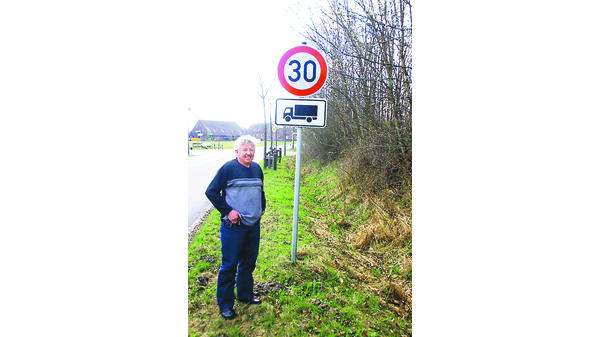
#> input picture Verkehrsschilderkenner/30_test_3.jpg, 600 x 337 px
$ jupyter execute --allow-errors Verkehrsschilderkenner.ipynb
#> lines starting #> are read from the running program, lines starting #| are printed output that depends on the picture; after the words box and inside, x2 and y2 are one past the last pixel; in counts of white or black regions, pixels touching at a corner belong together; long printed decimals are rounded
#> further down, img_1 is the input picture: shape (337, 600, 3); mean R, G, B 217.5, 220.5, 211.1
### util.py
import cv2
import numpy as np
from skimage import io
from matplotlib import pyplot as plt
import math

# mode 0 vertikal spiegeln, mode 1 horizontal
# [15 lines left out: function mirror_img, not called in this run]

# transform image to grayscale
def rgb2gray(img):
    # Source BildverarbeitungBuch: 12.2.1 Umwandlung in Grauwertbilder
    imgCopy = np.copy(img)
    gray = ((imgCopy[:, :, 0] * 0.299) + (imgCopy[:, :, 1] * 0.587) + (imgCopy[:, :, 2] * 0.114)).astype(int)
    return gray

# create Histogramm. bins are optionally implemented
# [14 lines left out: function computeHisto, not called in this run]

# print your image
def printImage(t_img, grayscale=True):
    if grayscale:
        io.imshow(t_img, cmap=plt.cm.gray)
        io.show()
    else:
        io.imshow(t_img)
        io.show()

# print your Historgram
def printHisto(t_histo, t_img=""):
    # plot image
    if t_img is not "":
        printImage(t_img, grayscale=True)
    # plot histogram
    n = t_histo.size
    x = range(n)
    width = 1
    plt.bar(x, t_histo, width, color="blue")
    plt.xlim([0, n - 1])
    plt.show()

# [5 lines left out: function apply_lut, not called in this run]

def cum_histo(histo, normalized=True):
    kum_his = np.zeros(histo.shape, int)
    for i, entry in enumerate(histo):
        if i == 0:
            kum_his[i] = histo[i]
        else:
            kum_his[i] = kum_his[i-1] + histo[i]
    if normalized:
        return kum_his / kum_his[kum_his.size - 1]
    return kum_his

# [11 lines left out: function match_Histo, not called in this run]

def filter(in_image, filter, off, edge='none'):
#> called with filter = array of shape (3, 3), off = 1, edge = 'continue'
    copy_img = in_image.copy()
    width = copy_img.shape[0]
#> width = 337
    height = copy_img.shape[1]
#> height = 600

    for v in range(off, height - off):
        for u in range(off, width - off):
            # fill the pixel vector P for filter position u,v)
            sum = 0
            for j in range(0, filter.shape[0]):
                for i in range(0, filter.shape[1]):
                    c = filter[i][j]
                    a_idx = u + (i - int(filter.shape[0] / 2))
                    b_idx = v + (j - int(filter.shape[1] / 2))

                    # handle padding
                    if a_idx >= 0 and a_idx < width and b_idx >= 0 and b_idx < height:
                        p = copy_img[a_idx][b_idx]
                    else:
                        if edge.__eq__('min'):
                            p = 0
                        elif edge.__eq__('max'):
                            p = 255
                        elif edge.__eq__('continue'):
                            if a_idx < 0:
                                a_idx = 0
                            elif a_idx >= width:
                                a_idx = width - 1
                            if b_idx < 0:
                                b_idx = 0
                            elif b_idx >= height:
                                b_idx = height - 1
                            p = copy_img[a_idx][b_idx]
                        else:
                            p = copy_img[a_idx][b_idx]

                    sum = sum + c * p
            q = int(sum)
            in_image[u][v] = q
    return in_image

# [20 lines left out: function medianFilter, not called in this run]

sobel_1 = np.array([[1,2,1]]) / 4
sobel_2 = np.array([[-1,0,1]]) / 2

def horizontal(img):
    img_copy = img.copy()
    return filter(img_copy, np.transpose(sobel_1) @ sobel_2, 1, "continue")


def vertical(img):
    img_copy = img.copy()
    return filter(img_copy, np.transpose(sobel_2) @ sobel_1, 1, "continue")
#> call 2 of filter, with filter = array of shape (3, 3), off = 1, edge = 'continue'
#> after the loop in filter (call 2), `for v in range(off, height - off):`:
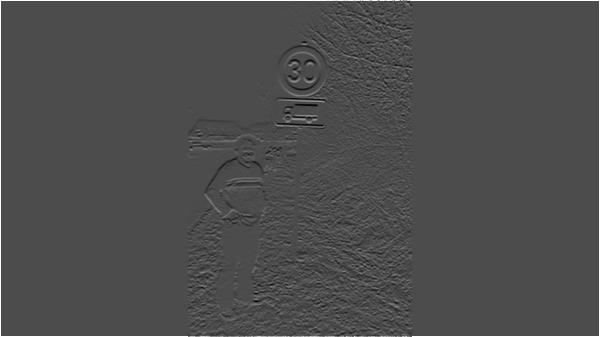
#> in_image: shape (337, 600) int64; min -109, max 255, mean 2.1; drawn with min black and max white


def gradient(img):
    return np.sqrt(horizontal(img)**2 + vertical(img)**2)

def get_r_idx(r, max, step):
    result = r / max * step
    return result if round(result) < step else result - 1

# [95 lines left out: functions linearHT, linearHT_th, printEdge, sequential_labelling, to_bin, not called in this run]


def dilate(in_image, filter, iter_num):
#> called with filter = array of shape (3, 3), iter_num = 1
    new_img = in_image.copy()

    for x in range(0, iter_num):
        t_img = np.zeros(new_img.shape)

        jc = int((filter.shape[0] - 1) / 2)
        ic = int((filter.shape[1] - 1) / 2)

        for j in range(0, filter.shape[0]):
            for i in range(0, filter.shape[1]):
                if filter[j][i] == 1:
                    tmp = np.roll(new_img, j - jc, axis=0)

                    # fix np.roll rollover (2,3,4 -> left shift 4,2,3 we want 0, 2, 3)
                    if j - jc < 0:
                        tmp[tmp.shape[0] + (j - jc):] = 0
                    elif j - jc > 0:
                        tmp[:(j - jc)] = 0

                    tmp = np.roll(tmp, i - ic, axis=1)
                    if i - ic < 0:
                        tmp[:, tmp.shape[1] + (i - ic):] = 0
                    elif i - ic > 0:
                        tmp[:, :(i - ic)] = 0

                    t_img = np.fmax(tmp, t_img)
        new_img = t_img

    return new_img


# [25 lines left out: functions erode, open, close, not called in this run]

### Verkehrsschilderkenner.ipynb
[cell 1]
import numpy as np
from skimage import io
from skimage import color
import util as ut
import math
import matplotlib.pyplot as plt
from skimage import util as skutil
import cv2
from PIL import Image

# Verkehrsschilderkenner

1) Kontrastanpassung & Kantendetektion
2) Objekte erkennen (Dreiecke, Kreise,...)
3) Auf ein Demo/Standard-schild transformieren
4) Hintergrund weiß setzen
5) Erkennen um welches Schild es sich handelt

[cell 2]
#img_1 = io.imread("Verkehrsschilderkenner/Verkehrsschilder.jpg")
#img_1 = io.imread("Verkehrsschilderkenner/30_test.jpg")
#img_1 = io.imread("Verkehrsschilderkenner/30_ref.jpg")
img_1 = io.imread("Verkehrsschilderkenner/30_test_3.jpg")
#img_1 = io.imread("Verkehrsschilderkenner/test.jpg")
ut.printImage(img_1,False)

img_1_gray = ut.rgb2gray(img_1)
# image = img_1_gray.astype('uint8')

# Kantendetektion
imgOut_gradient = ut.gradient(img_1_gray)
ut.printImage(imgOut_gradient)
# image = imgOut_gradient.astype('uint8')

# Image.fromarray(imgOut_gradient).convert("RGB").save('Gradient_Version.jpg')

# Version 2 mit Canny
'''
image_gray = ut.rgb2gray(img_1).astype('uint8')
edges = cv2.Canny(image_gray, threshold1=100, threshold2=300)
kernel = np.ones((5,5),np.uint8)
dilate = cv2.dilate(edges,kernel,iterations = 2)
erosion = cv2.erode(dilate,kernel,iterations = 1)
edges = erosion
ut.printImage(erosion)
'''

[cell 3]
# Rauschen ausbessern durch Morphologische Filter
full = np.array([
    [1, 1, 1],
    [1, 1, 1],
    [1, 1, 1]
])

# img_circles = ut.erode(imgOut_gradient, full, 1)
#img_circles = ut.erode(img_circles, fullcircle, 1)
img_circles = ut.dilate(imgOut_gradient, full, 1)
#img_circles = ut.dilate(img_circles, full, 1)
ut.printImage(img_circles)

# [4 lines of commented-out code are left out]
image = (img_circles).astype('uint8')

# Image.fromarray(img_circles).convert("RGB").save('Gradient_Version.jpg')

[cell 4]
from skimage.feature import canny

#> (the rest of this cell did not finish here and is left out)

#### Detect Triangles

[cell 5]
def detect_triangle(img):
    img = img.copy()
    ut.printImage(img)

    params = cv2.SimpleBlobDetector_Params()

    params.filterByArea = True
    params.minArea = 2000
    params.maxArea = 100000000

    params.filterByColor = False
    params.blobColor = 255

    params.filterByConvexity = True
    params.minConvexity = 0.3

    params.filterByCircularity = True
    params.minCircularity = 0.55
    params.maxCircularity = 0.7

    params.minThreshold = 10
    params.maxThreshold = 200


    blobdet = cv2.SimpleBlobDetector_create(params)

    scaled_im = 255 - (img.astype(np.float32) * 255 / np.max(img)).astype(np.uint8)
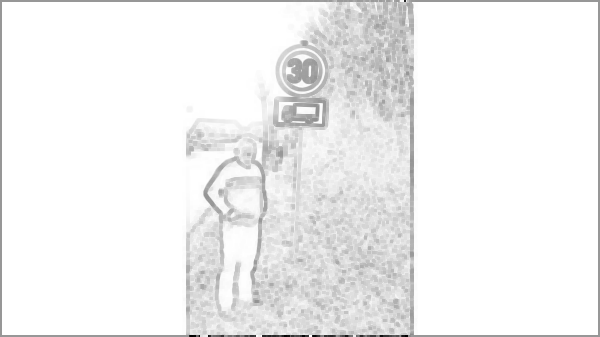
#> scaled_im: shape (337, 600); min 0, max 255, mean 241.4
    keypoints = blobdet.detect(scaled_im)
#> keypoints = 1 keypoints; (x, y, size): (299, 168, 568.6)

    for k in keypoints:
        k.size *= 1.7
#> this loop made 1 pass

    blank = np.zeros((1, 1))
    blobs = cv2.drawKeypoints(img, keypoints, blank, (0, 255, 0),cv2.DRAW_MATCHES_FLAGS_DRAW_RICH_KEYPOINTS)

    text = "Number of Triangular Blobs: " + str(len(keypoints))
#> text = 'Number of Triangular Blobs: 1'
    print(text)
#| Number of Triangular Blobs: 1

    ut.printImage(blobs)
    return keypoints


keypoints_triangle = detect_triangle(image)
#> keypoints_triangle = 1 keypoints; (x, y, size): (299, 168, 966.6)

#### Detect Circles

[cell 6]
def detect_ellipse(img, minArea, minCircularity, maxCircularity):
    # ut.printImage(img)
#> called with minArea = 1000, minCircularity = 0.8, maxCircularity = 1
    params = cv2.SimpleBlobDetector_Params()

    params.filterByColor = False
    #params.blobColor = 255

    params.filterByArea = True
    params.minArea = minArea #20000 #1000
    params.maxArea = 100000000

    params.filterByCircularity = True
    params.minCircularity = minCircularity
    params.maxCircularity = maxCircularity

    params.filterByConvexity = True
    params.minConvexity = 0.7

    params.filterByInertia = True
    #params.minInertiaRatio = 0.8
    params.minInertiaRatio = 0.3

    params.minThreshold = 1
    params.maxThreshold = 255

    detector = cv2.SimpleBlobDetector_create(params)

    keypoints = detector.detect(img)
#> keypoints = 1 keypoints; (x, y, size): (302, 71, 40.4)

    blank = np.zeros((1, 1))
    blobs = cv2.drawKeypoints(img, keypoints, blank, (0, 255, 0), cv2.DRAW_MATCHES_FLAGS_DRAW_RICH_KEYPOINTS)

    text = "Number of Circular Blobs: " + str(len(keypoints))
#> text = 'Number of Circular Blobs: 1'
    print(text)
#| Number of Circular Blobs: 1

    ut.printImage(blobs)

    return keypoints

def detect_circles(img, minArea):
    return detect_ellipse(img, minArea, 0.8, 1)

keypoints_circle = []
keypoints_circle_1 = detect_circles(image, 1000)
#> keypoints_circle_1 = 1 keypoints; (x, y, size): (302, 71, 40.4)
keypoints_circle_2 = detect_circles(image, 20000)
#| Number of Circular Blobs: 0
#> keypoints_circle_2 = ()
for points in keypoints_circle_1:
    keypoints_circle.append(points)
#> this loop made 1 pass
#> points on pass 1: keypoint at (301.9, 70.6), size 40.4
#> after the loop, keypoints_circle = 1 keypoints; (x, y, size): (302, 71, 40.4)
for points in keypoints_circle_2:
    keypoints_circle.append(points)
#> this loop made 0 passes

#### Detect Ellipses

[cell 7]
keypoints_TfCircle_1 = detect_ellipse(image, 1000, 0.8, 0.95)
#| Number of Circular Blobs: 1
#> keypoints_TfCircle_1 = 1 keypoints; (x, y, size): (302, 71, 40.4)
keypoints_TfCircle_2 = detect_ellipse(image, 20000, 0.8, 0.95)
#| Number of Circular Blobs: 0
#> keypoints_TfCircle_2 = ()

for points in keypoints_TfCircle_1:
    keypoints_circle.append(points)
#> after the loop, keypoints_circle = 2 keypoints; (x, y, size): (302, 71, 40.4), (302, 71, 40.4)
for points in keypoints_TfCircle_2:
    keypoints_circle.append(points)

    #print(points.angle)
    #print(points.octave)

#### detect everything for canny version

#> (a cell that did not finish here is left out)

### Erase the Background and just leave the potential signs

[cell 9]
def just_circles(keyP, img):
    img = img.copy()
    empty_img = np.zeros([img.shape[0], img.shape[1]],dtype=np.uint8)
    empty_img.fill(255)
#> empty_img: shape (337, 600); every value is 255

    blank = np.zeros((1, 1))
    blobs = cv2.drawKeypoints(empty_img, keyP, blank, (0,0,0),
                              cv2.DRAW_MATCHES_FLAGS_DRAW_RICH_KEYPOINTS)

    # Fill circles
    gray = cv2.cvtColor(blobs, cv2.COLOR_BGR2GRAY)
    #ut.printImage(gray)
    th, im_th = cv2.threshold(gray, 127, 255, cv2.THRESH_BINARY_INV)
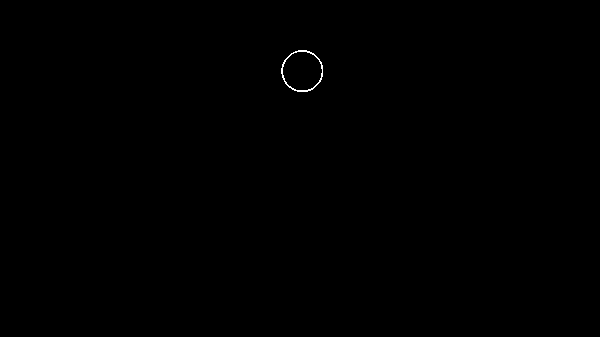
#> im_th: shape (337, 600); 0.1% white in thin lines or dots, all inside (x1, y1, x2, y2) = (281, 50, 323, 92)

    # Copy the thresholded image
    im_floodfill = im_th.copy()

    # Mask used to flood filling.
    # NOTE: the size needs to be 2 pixels bigger on each side than the input image
    h, w = im_th.shape[:2]
#> h = 337; w = 600
    mask = np.zeros((h+2, w+2), np.uint8)

    # Floodfill from point (0, 0)
    cv2.floodFill(im_floodfill, mask, (0,0), 255)
#> im_floodfill: shape (337, 600); 99.4% white; 1 black region, box (x1, y1, x2, y2) and area: (283, 52, 322, 90) 1172

    # Invert floodfilled image
    im_floodfill_inv = cv2.bitwise_not(im_floodfill)

    # Combine the two images to get the foreground
    circles_inv = im_th | im_floodfill_inv
#> circles_inv: shape (337, 600); 0.68% white; 1 white region, box (x1, y1, x2, y2) and area: (281, 50, 323, 92) 1384
    circles_pic = 255-circles_inv
    ut.printImage(circles_pic)

    return circles_pic


# Leave just the circles in the picture
circles = just_circles(keypoints_circle, image)
triangles = just_circles(keypoints_triangle, image)
#> in just_circles (call 2), `blobs = cv2.drawKeypoints(empty_img, keyP, blank, (0,0,0), cv2.DRAW_MA..`: blobs: shape (337, 600, 3); every value is 255
#> in just_circles (call 2), `th, im_th = cv2.threshold(gray, 127, 255, cv2.THRESH_BINARY_INV)`: im_th: shape (337, 600); every value is 0
#> (the rest of this cell did not finish here and is left out)

[cell 10]
def blobsOnImg(img, blobPic):
    # Blobb Maske auf Ursprüngliches Bild anwenden
    #img = img.copy()
    blank = np.zeros(img.shape, int)
    blank = 255-blank
    #inv = 255-blobPic
    width = img.shape[0]
#> width = 337
    height = img.shape[1]
#> height = 600
    for i in range(width):
        for j in range(height):
            if (blobPic[i][j] != 255):
                blank[i][j] = img[i][j]
    ut.printImage(blank)
#> in printImage (call 12), `io.show()`:
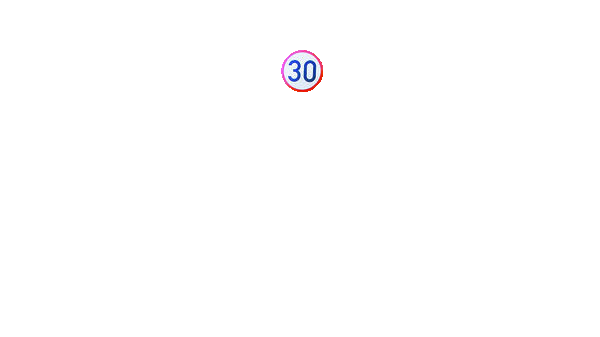
#> shown: shape (337, 600, 3); mean R, G, B 254.6, 254.4, 254.7

    # Kreise in Areas teilen
    #circles_bin = ut.to_bin(inv)
    #ut.printImage(circles_bin,False)

    #ut.sequential_labelling(circles_bin, False)
    return blank

blobImg = blobsOnImg(img_1, circles)
triImage = blobsOnImg(img_1, triangles)
#> after the loop in blobsOnImg (call 2), `for i in range(width):`: blank: shape (337, 600, 3) int64; every value is 255
#> (the rest of this cell did not finish here and is left out)

#### Teile Areas in einzelne Bilder

[cell 11]
def zoom(img, keypoints):
    set = list()
    #img = img.copy()
    #img = cv2.drawKeypoints(img, keypoints, img, (0, 255, 0))
    for kp in keypoints:
        minX = int(kp.pt[0]-kp.size/2)
        maxX = int(kp.pt[0]+kp.size/2+1)
        minY = int(kp.pt[1]-kp.size/2)
        maxY = int(kp.pt[1]+kp.size/2+1)
        # print(minX, maxX, minY, maxY)

        set.append(img[minY:maxY,minX:maxX])
#> this loop made 2 passes
#> (kp, minX, maxX, minY, maxY) on passes 1 to 2: (keypoint at (301.9, 70.6), size 40.4, 281, 323, 50, 91), (keypoint at (301.9, 70.6), size 40.4, 281, 323, 50, 91)
#> after the loop, set = 2 items
    return set


zoomCircles = zoom(blobImg, keypoints_circle)
#> zoomCircles = 2 items
zoomTriangles = zoom(triImage, keypoints_triangle)
#> the loop in zoom (call 2), `for kp in keypoints:` made 1 pass
#> (kp, minX, maxX, minY, maxY) on pass 1: (keypoint at (299.5, 167.8), size 966.6, -183, 783, -315, 652)
#> zoomTriangles = 1 item
#> (the rest of this cell did not finish here and is left out)

[cell 12]
for pics in zoomCircles:
    ut.printImage(pics)
#> this loop made 2 passes
for pics in zoomTriangles:
    ut.printImage(pics)
#> this loop made 1 pass
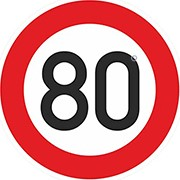
#> input picture Verkehrsschilderkenner/80_ref.jpg, 180 x 180 px
#> further down, img_30_ref is the input picture: shape (180, 180, 3); mean R, G, B 214.3, 144.9, 147.1
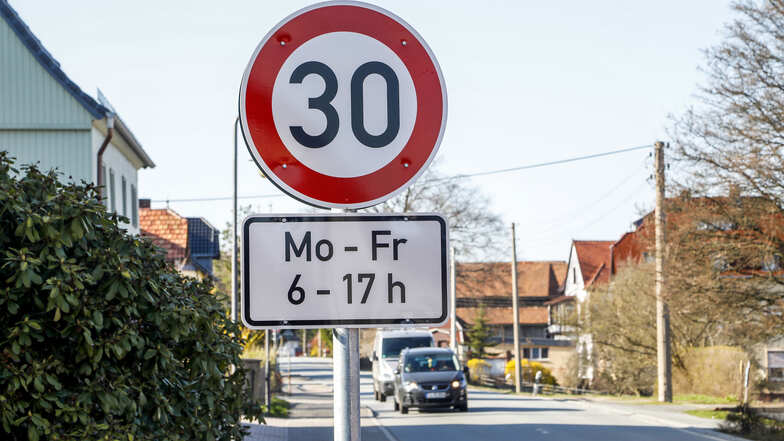
#> input picture Verkehrsschilderkenner/30_test.jpg, 784 x 441 px
#> further down, img_30_test is the input picture: shape (441, 784, 3); mean R, G, B 158.3, 155.2, 151.9
#> (the rest of this cell did not finish here and is left out)

## Vergleichen von Bildern

[cell 13]
def get_ref_spectrum(ref):
    spec = np.zeros(len(ref))
    for i in range(len(ref)):
        for pxl in ref[i]:
            if pxl < 150:
                spec[i] += 1
    return spec

def maximize_contrast(img):
    min_v = np.min(img)
#> min_v = 0
    print(min_v)
#| 0
    max_v = np.max(img)
#> max_v = 255
    print(max_v)
#| 255
    for i in range(len(img)):
        for j in range(len(img[0])):
            img[i][j] = (img[i][j] - min_v) / max_v * 255
    return img

def resize_histo(histo, size):
    result = np.zeros(size)
    for i in range(len(histo)):
        idx = round(i / len(histo) * size)
        idx -= 1 if idx >= size else 0
        result[idx] += histo[i]
    for i in range(1, len(result) - 1):
        if result[i] > 1.8 * result[-i] or result[i] > 1.8 * result[i + 1] or result[i] > 1.8 * result[i - 1]:
            result[i] = result[i + 1]
    return result

[cell 14]
def match_spectrum(test, ref, limit, debug=False):
    ref_mod = maximize_contrast(ref)

    ref_mod = 255 - ref_mod
    mask = np.zeros((ref_mod.shape[0], ref_mod.shape[1], 3), dtype=np.uint8)
    cv2.circle(mask, (int(ref_mod.shape[0]/2), int(ref_mod.shape[0]/2)), int(ref_mod.shape[0]/2), (255, 255, 255), thickness=-1)
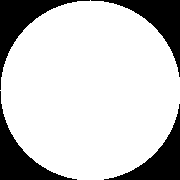
#> mask: shape (180, 180, 3); 78.5% white; 4 black regions, box (x1, y1, x2, y2) and area: (0, 0, 90, 90) 1829, (91, 0, 180, 77) 1739, (0, 91, 77, 180) 1739, (104, 104, 180, 180) 1650
    mask = cv2.cvtColor(mask, cv2.COLOR_BGR2GRAY)
    ref_mod = 255 - cv2.bitwise_and(ref_mod, ref_mod, mask=mask)

    ref_spec = get_ref_spectrum(ref_mod)
#> in get_ref_spectrum, `spec = np.zeros(len(ref))`: spec = 180 values from 0 to 0
#> after the loop in get_ref_spectrum, `for i in range(len(ref)):`: spec = 180 values, max 130 at index 120, min 0 at index 179, mean 86.46
#> ref_spec has the same summary as spec in get_ref_spectrum

    test_mod = maximize_contrast(test)
#| 12
#| 255

    test_mod = 255 - test_mod
    mask = np.zeros((test_mod.shape[0], test_mod.shape[1], 3), dtype=np.uint8)
    cv2.circle(mask, (int(test_mod.shape[0]/2), int(test_mod.shape[0]/2)), int(test_mod.shape[0]/2), (255, 255, 255), thickness=-1)
#> mask: shape (200, 200, 3); 78.5% white; 4 black regions, box (x1, y1, x2, y2) and area: (0, 0, 100, 100) 2246, (101, 0, 200, 86) 2146, (0, 101, 86, 200) 2146, (115, 115, 200, 200) 2047
    mask = cv2.cvtColor(mask, cv2.COLOR_BGR2GRAY)
    test_mod = 255 - cv2.bitwise_and(test_mod, test_mod, mask=mask)
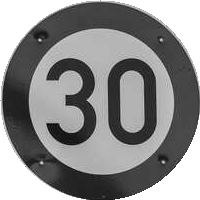
#> test_mod: shape (200, 200) int32; min 0, max 255, mean 139.4

    test_spec = get_ref_spectrum(test_mod)
#> test_spec = 200 values, max 143 at index 70, min 0 at index 0, mean 93.78
    test_spec = resize_histo(test_spec, len(ref_spec))
#> the loop in resize_histo, `for i in range(len(histo)):` made 200 passes
#> idx on passes 1 to 3: 0, 1, 2
#> after the loop in resize_histo, `for i in range(len(histo)):`: result = 180 values, max 270 at index 122, min 0 at index 0, mean 104.2
#> after the loop in resize_histo, `for i in range(1, len(result) - 1):`: result = 180 values, max 143 at index 63, min 0 at index 0, mean 93.63
#> test_spec has the same summary as result in resize_histo

    ref_cum = ut.cum_histo(ref_spec)
#> the loop in cum_histo, `for i, entry in enumerate(histo):` made 180 passes
#> entry on passes 1 to 3: 1, 27, 37
#> after the loop in cum_histo, `for i, entry in enumerate(histo):`: kum_his = 180 values from 1 to 15562
#> ref_cum = 180 values from 6.43e-05 to 1
    test_cum = ut.cum_histo(test_spec)
#> the loop in cum_histo (call 2), `for i, entry in enumerate(histo):` made 180 passes
#> entry on passes 1 to 3: 0, 0, 36
#> test_cum = 180 values from 0 to 1

    cum_diff = ref_cum - test_cum
#> cum_diff = 180 values, max 0.0102 at index 156, min -0.0124 at index 72, mean 0.00114
    # cum_diff = ref_spec / np.max(ref_spec) - test_spec / np.max(test_spec)

    match_result = max(cum_diff) + min(cum_diff) if min(cum_diff) > 0 else max(cum_diff) - min(cum_diff)
#> match_result = 0.0225

    if debug:
        ut.printImage(ref)
        ut.printImage(test)
        ut.printImage(test_mod)
        ut.printHisto(ref_spec)
#> in printHisto, `n = t_histo.size`: n = 180
        ut.printHisto(test_spec)
        ut.printHisto(ref_cum)
        ut.printHisto(test_cum)
        ut.printHisto(cum_diff)
        print(match_result)
#| 0.02253

    if match_result < limit:
        return True
    else:
        return False

[cell 15]
img_30_ref = io.imread("Verkehrsschilderkenner/80_ref.jpg", plugin="matplotlib")
img_30_ref = ut.rgb2gray(img_30_ref)

img_30_test = io.imread("Verkehrsschilderkenner/30_test.jpg", plugin="matplotlib")
# img_30_test = io.imread("Verkehrsschilderkenner/30_ref.jpg", plugin="matplotlib")
# img_30_test = io.imread("A1/monkey.jpg", plugin="matplotlib")
img_30_test = ut.rgb2gray(img_30_test)

test_cut_30 = img_30_test[3:203, 243:443]
# test_cut_30 = img_30_test
# ut.printImage(test_cut_30)

print(match_spectrum(test_cut_30, img_30_ref, 0.04, True))
#| True

[cell 16]
img = cv2.imread('Verkehrsschilderkenner/test.jpg')
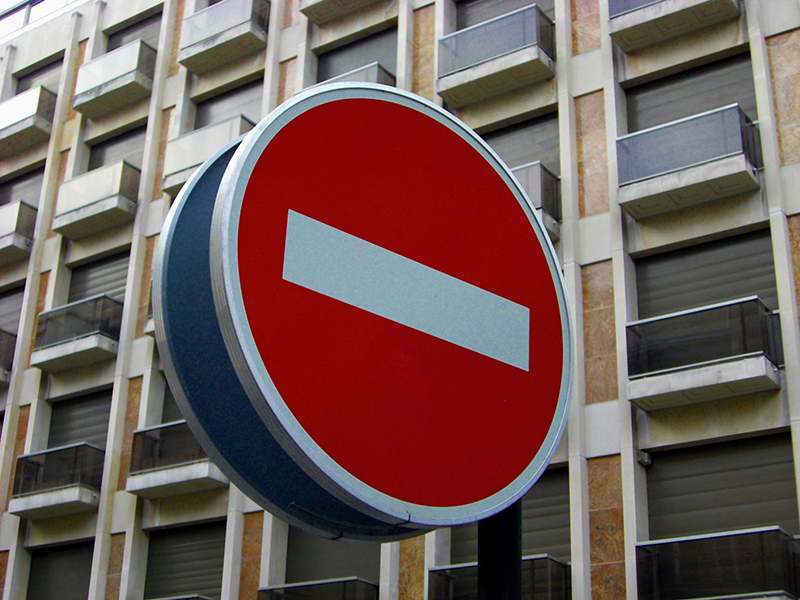
#> input picture Verkehrsschilderkenner/test.jpg, 800 x 600 px
#> img is the input picture: shape (600, 800, 3); mean B, G, R 88.6, 92, 113.6
rows,cols,ch = img.shape
#> rows = 600; cols = 800; ch = 3

pts1 = np.float32([[420,100],[570,350],[400,510],[230,220]])
pts2 = np.float32([[100,0],[200,100],[100,200],[0,100]])

M = cv2.getPerspectiveTransform(pts1,pts2)
dst = cv2.warpPerspective(img,M,(200,200))
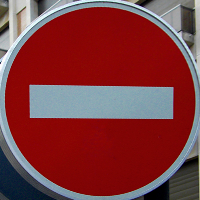
#> dst: shape (200, 200, 3); mean B, G, R 60.9, 57.7, 127.4

plt.subplot(121),plt.imshow(img),plt.title('Input')
plt.subplot(122),plt.imshow(dst),plt.title('Output')
plt.show()
#> figure, not shown here; B, G, R data is drawn as R, G, B
